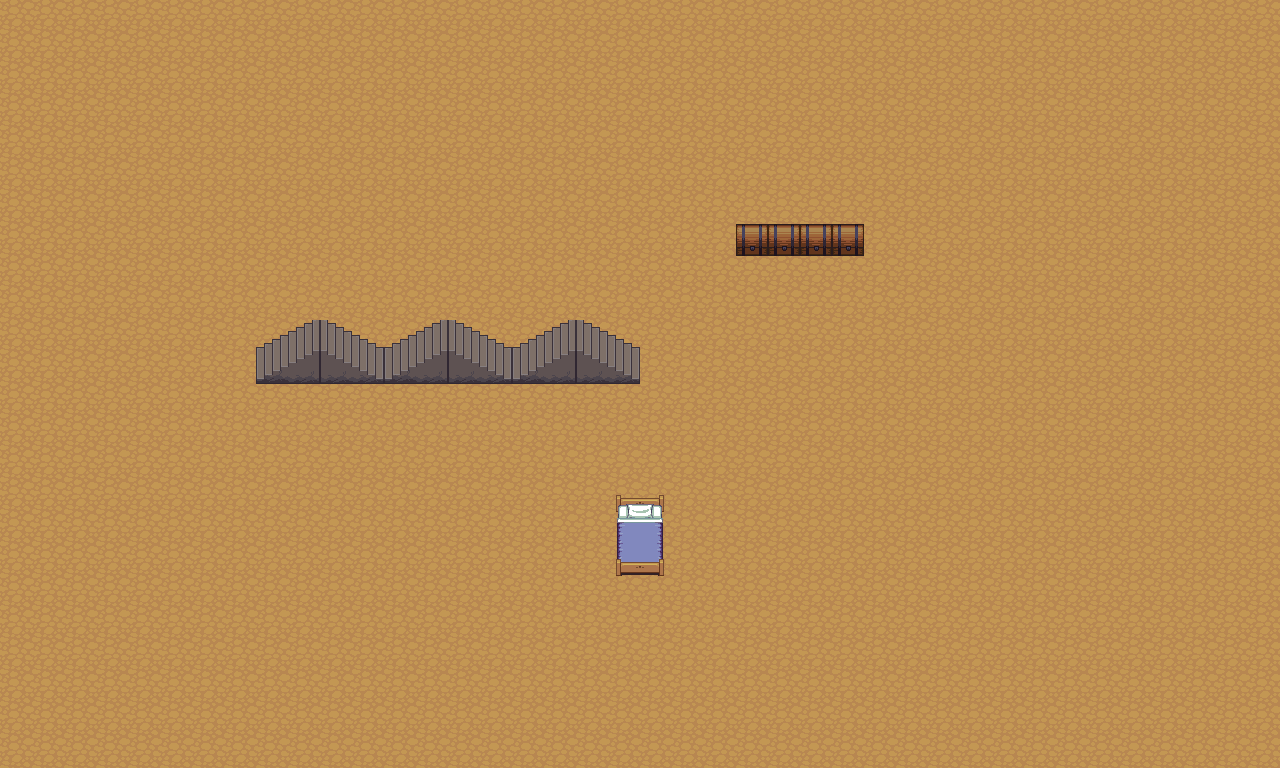

A level layout from a 2D game, rendered from its tile map. Below: a short description, then the map file with its tile-grid data intact:
An orthogonal 40x24 tile map with 32x32 px tiles, 2 tile layers (Camada de Blocos 1, Camada de Blocos 2), 5 tilesets and 4 objects (PLAYER_START, MANSAO).

<map version="1.10" tiledversion="1.10.2" orientation="orthogonal" renderorder="right-down" width="40" height="24" tilewidth="32" tileheight="32" infinite="0" nextlayerid="9" nextobjectid="9">
 <tileset firstgid="1" name="dirt" tilewidth="32" tileheight="32" tilecount="18" columns="3">
  <image source="dirt.png" width="96" height="192" />
 </tileset>
 <tileset firstgid="19" name="cementstair" tilewidth="32" tileheight="32" tilecount="20" columns="5">
  <image source="cementstair.png" width="160" height="128" />
 </tileset>
 <tileset firstgid="39" source="mana3.tsx" />
 <tileset firstgid="159" name="country" tilewidth="32" tileheight="32" tilecount="20" columns="5">
  <image source="country.png" width="160" height="128" />
 </tileset>
 <tileset firstgid="179" name="chests" tilewidth="32" tileheight="32" tilecount="6" columns="2">
  <image source="chests.png" width="64" height="96" />
 </tileset>
 <layer id="1" name="Camada de Blocos 1" width="40" height="24">
  <data encoding="csv">
11,11,11,11,11,11,11,11,11,11,11,11,11,11,11,11,11,11,11,11,11,11,11,11,11,11,11,11,11,11,11,11,11,11,11,11,11,11,11,11,
11,11,11,11,11,11,11,11,11,11,11,11,11,11,11,11,11,11,11,11,11,11,11,11,11,11,11,11,11,11,11,11,11,11,11,11,11,11,11,11,
11,11,11,11,11,11,11,11,11,11,11,11,11,11,11,11,11,11,11,11,11,11,11,11,11,11,11,11,11,11,11,11,11,11,11,11,11,11,11,11,
11,11,11,11,11,11,11,11,11,11,11,11,11,11,11,11,11,11,11,11,11,11,11,11,11,11,11,11,11,11,11,11,11,11,11,11,11,11,11,11,
11,11,11,11,11,11,11,11,11,11,11,11,11,11,11,11,11,11,11,11,11,11,11,11,11,11,11,11,11,11,11,11,11,11,11,11,11,11,11,11,
11,11,11,11,11,11,11,11,11,11,11,11,11,11,11,11,11,11,11,11,11,11,11,11,11,11,11,11,11,11,11,11,11,11,11,11,11,11,11,11,
11,11,11,11,11,11,11,11,11,11,11,11,11,11,11,11,11,11,11,11,11,11,11,11,11,11,11,11,11,11,11,11,11,11,11,11,11,11,11,11,
11,11,11,11,11,11,11,11,11,11,11,11,11,11,11,11,11,11,11,11,11,11,11,11,11,11,11,11,11,11,11,11,11,11,11,11,11,11,11,11,
11,11,11,11,11,11,11,11,11,11,11,11,11,11,11,11,11,11,11,11,11,11,11,11,11,11,11,11,11,11,11,11,11,11,11,11,11,11,11,11,
11,11,11,11,11,11,11,11,11,11,11,11,11,11,11,11,11,11,11,11,11,11,11,11,11,11,11,11,11,11,11,11,11,11,11,11,11,11,11,11,
11,11,11,11,11,11,11,11,11,11,11,11,11,11,11,11,11,11,11,11,11,11,11,11,11,11,11,11,11,11,11,11,11,11,11,11,11,11,11,11,
11,11,11,11,11,11,11,11,11,11,11,11,11,11,11,11,11,11,11,11,11,11,11,11,11,11,11,11,11,11,11,11,11,11,11,11,11,11,11,11,
11,11,11,11,11,11,11,11,11,11,11,11,11,11,11,11,11,11,11,11,11,11,11,11,11,11,11,11,11,11,11,11,11,11,11,11,11,11,11,11,
11,11,11,11,11,11,11,11,11,11,11,11,11,11,11,11,11,11,11,11,11,11,11,11,11,11,11,11,11,11,11,11,11,11,11,11,11,11,11,11,
11,11,11,11,11,11,11,11,11,11,11,11,11,11,11,11,11,11,11,11,11,11,11,11,11,11,11,11,11,11,11,11,11,11,11,11,11,11,11,11,
11,11,11,11,11,11,11,11,11,11,11,11,11,11,11,11,11,11,11,11,11,11,11,11,11,11,11,11,11,11,11,11,11,11,11,11,11,11,11,11,
11,11,11,11,11,11,11,11,11,11,11,11,11,11,11,11,11,11,11,11,11,11,11,11,11,11,11,11,11,11,11,11,11,11,11,11,11,11,11,11,
11,11,11,11,11,11,11,11,11,11,11,11,11,11,11,11,11,11,11,11,11,11,11,11,11,11,11,11,11,11,11,11,11,11,11,11,11,11,11,11,
11,11,11,11,11,11,11,11,11,11,11,11,11,11,11,11,11,11,11,11,11,11,11,11,11,11,11,11,11,11,11,11,11,11,11,11,11,11,11,11,
11,11,11,11,11,11,11,11,11,11,11,11,11,11,11,11,11,11,11,11,11,11,11,11,11,11,11,11,11,11,11,11,11,11,11,11,11,11,11,11,
11,11,11,11,11,11,11,11,11,11,11,11,11,11,11,11,11,11,11,11,11,11,11,11,11,11,11,11,11,11,11,11,11,11,11,11,11,11,11,11,
11,11,11,11,11,11,11,11,11,11,11,11,11,11,11,11,11,11,11,11,11,11,11,11,11,11,11,11,11,11,11,11,11,11,11,11,11,11,11,11,
11,11,11,11,11,11,11,11,11,11,11,11,11,11,11,11,11,11,11,11,11,11,11,11,11,11,11,11,11,11,11,11,11,11,11,11,11,11,11,11,
11,11,11,11,11,11,11,11,11,11,11,11,11,11,11,11,11,11,11,11,11,11,11,11,11,11,11,11,11,11,11,11,11,11,11,11,11,11,11,11
</data>
 </layer>
 <layer id="3" name="Camada de Blocos 2" width="40" height="24">
  <data encoding="csv">
0,0,0,0,0,0,0,0,0,0,0,0,0,0,0,0,0,0,0,0,0,0,0,0,0,0,0,0,0,0,0,0,0,0,0,0,0,0,0,0,
0,0,0,0,0,0,0,0,0,0,0,0,0,0,0,0,0,0,0,0,0,0,0,0,0,0,0,0,0,0,0,0,0,0,0,0,0,0,0,0,
0,0,0,0,0,0,0,0,0,0,0,0,0,0,0,0,0,0,0,0,0,0,0,0,0,0,0,0,0,0,0,0,0,0,0,0,0,0,0,0,
0,0,0,0,0,0,0,0,0,0,0,0,0,0,0,0,0,0,0,0,0,0,0,0,0,0,0,0,0,0,0,0,0,0,0,0,0,0,0,0,
0,0,0,0,0,0,0,0,0,0,0,0,0,0,0,0,0,0,0,0,0,0,0,0,0,0,0,0,0,0,0,0,0,0,0,0,0,0,0,0,
0,0,0,0,0,0,0,0,0,0,0,0,0,0,0,0,0,0,0,0,0,0,0,0,0,0,0,0,0,0,0,0,0,0,0,0,0,0,0,0,
0,0,0,0,0,0,0,0,0,0,0,0,0,0,0,0,0,0,0,0,0,0,0,0,0,0,0,0,0,0,0,0,0,0,0,0,0,0,0,0,
0,0,0,0,0,0,0,0,0,0,0,0,0,0,0,0,0,0,0,0,0,0,0,180,180,180,180,0,0,0,0,0,0,0,0,0,0,0,0,0,
0,0,0,0,0,0,0,0,0,0,0,0,0,0,0,0,0,0,0,0,0,0,0,0,0,0,0,0,0,0,0,0,0,0,0,0,0,0,0,0,
0,0,0,0,0,0,0,0,0,0,0,0,0,0,0,0,0,0,0,0,0,0,0,0,0,0,0,0,0,0,0,0,0,0,0,0,0,0,0,0,
0,0,0,0,0,0,0,0,25,26,27,28,25,26,27,28,25,26,27,28,0,0,0,0,0,0,0,0,0,0,0,0,0,0,0,0,0,0,0,0,
0,0,0,0,0,0,0,0,30,31,32,33,30,31,32,33,30,31,32,33,0,0,0,0,0,0,0,0,0,0,0,0,0,0,0,0,0,0,0,0,
0,0,0,0,0,0,0,0,0,0,0,0,0,0,0,0,0,0,0,0,0,0,0,0,0,0,0,0,0,0,0,0,0,0,0,0,0,0,0,0,
0,0,0,0,0,0,0,0,0,0,0,0,0,0,0,0,0,0,0,0,0,0,0,0,0,0,0,0,0,0,0,0,0,0,0,0,0,0,0,0,
0,0,0,0,0,0,0,0,0,0,0,0,0,0,0,0,0,0,0,0,0,0,0,0,0,0,0,0,0,0,0,0,0,0,0,0,0,0,0,0,
0,0,0,0,0,0,0,0,0,0,0,0,0,0,0,0,0,0,0,159,160,0,0,0,0,0,0,0,0,0,0,0,0,0,0,0,0,0,0,0,
0,0,0,0,0,0,0,0,0,0,0,0,0,0,0,0,0,0,0,164,165,0,0,0,0,0,0,0,0,0,0,0,0,0,0,0,0,0,0,0,
0,0,0,0,0,0,0,0,0,0,0,0,0,0,0,0,0,0,0,169,170,0,0,0,0,0,0,0,0,0,0,0,0,0,0,0,0,0,0,0,
0,0,0,0,0,0,0,0,0,0,0,0,0,0,0,0,0,0,0,174,175,0,0,0,0,0,0,0,0,0,0,0,0,0,0,0,0,0,0,0,
0,0,0,0,0,0,0,0,0,0,0,0,0,0,0,0,0,0,0,0,0,0,0,0,0,0,0,0,0,0,0,0,0,0,0,0,0,0,0,0,
0,0,0,0,0,0,0,0,0,0,0,0,0,0,0,0,0,0,0,0,0,0,0,0,0,0,0,0,0,0,0,0,0,0,0,0,0,0,0,0,
0,0,0,0,0,0,0,0,0,0,0,0,0,0,0,0,0,0,0,0,0,0,0,0,0,0,0,0,0,0,0,0,0,0,0,0,0,0,0,0,
0,0,0,0,0,0,0,0,0,0,0,0,0,0,0,0,0,0,0,0,0,0,0,0,0,0,0,0,0,0,0,0,0,0,0,0,0,0,0,0,
0,0,0,0,0,0,0,0,0,0,0,0,0,0,0,0,0,0,0,0,0,0,0,0,0,0,0,0,0,0,0,0,0,0,0,0,0,0,0,0
</data>
 </layer>
 <objectgroup id="5" name="MAP_COLLISION_LAYER">
  <object id="2" x="256.511" y="378.847" width="380.875" height="6" />
  <object id="8" x="736.308" y="223.929" width="126.197" height="29.4144" />
 </objectgroup>
 <objectgroup id="6" name="MAP_SPAWNS_LAYER">
  <object id="3" name="PLAYER_START" x="776.563" y="350.923" width="51" height="55" />
 </objectgroup>
 <objectgroup id="7" name="MAP_QUEST_ITEM_SPAWN_LAYER" />
 <objectgroup id="8" name="MAP_PORTAL_LAYER">
  <object id="7" name="MANSAO" x="619" y="500" width="45" height="80" />
 </objectgroup>
</map>
